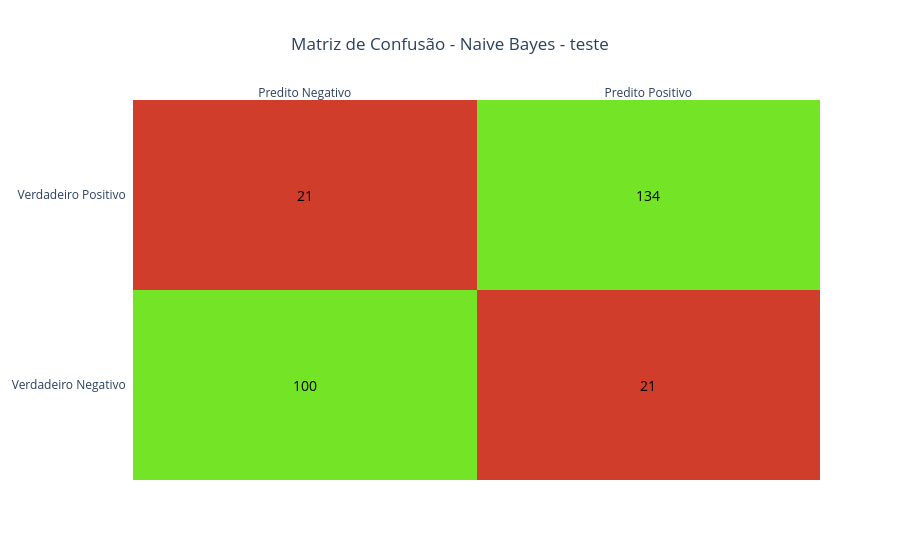

Notebook cell for this chart:
### Code cell
z = matriz_confusao_teste_nb

x = ['Predito Negativo', 'Predito Positivo']
y = ['Verdadeiro Negativo', 'Verdadeiro Positivo']

z_mask = [[1 if i == j else 0 for j in range(z.shape[1])] for i in range(z.shape[0])]
# Use the actual confusion numbers as annotation text
annot = z.astype(str).tolist()
# Colors: errors -> red, correct -> green
colorscale = [[0, "#d03d2a"], [1, "#73e526"]]

fig = ff.create_annotated_heatmap(
   z=z_mask,
   annotation_text=annot,
   
   x=x,
   y=y,
   colorscale=colorscale,
   showscale=False
)
# Make annotation text white for readability on colored cells
for a in fig.layout.annotations:
   a.font = dict(color='black', size=14)

fig.update_layout(title='Matriz de Confusão - Naive Bayes - teste', title_x=0.5 )


fig.show()

### Figure 1 — Plotly figure (JSON) as saved in the notebook; plotly's stock layout.template omitted (floating-point values rounded to 4 significant figures)
{"data": [{"colorscale": [[0, "#d03d2a"], [1, "#73e526"]], "reversescale": false, "showscale": false, "type": "heatmap", "x": ["Predito Negativo", "Predito Positivo"], "y": ["Verdadeiro Negativo", "Verdadeiro Positivo"], "z": [[1, 0], [0, 1]]}], "layout": {"annotations": [{"font": {"color": "black", "size": 14}, "showarrow": false, "text": "100", "x": "Predito Negativo", "xref": "x", "y": "Verdadeiro Negativo", "yref": "y"}, {"font": {"color": "black", "size": 14}, "showarrow": false, "text": "21", "x": "Predito Positivo", "xref": "x", "y": "Verdadeiro Negativo", "yref": "y"}, {"font": {"color": "black", "size": 14}, "showarrow": false, "text": "21", "x": "Predito Negativo", "xref": "x", "y": "Verdadeiro Positivo", "yref": "y"}, {"font": {"color": "black", "size": 14}, "showarrow": false, "text": "134", "x": "Predito Positivo", "xref": "x", "y": "Verdadeiro Positivo", "yref": "y"}], "title": {"text": "Matriz de Confusão - Naive Bayes - teste", "x": 0.5}, "xaxis": {"dtick": 1, "gridcolor": "rgb(0, 0, 0)", "side": "top", "ticks": ""}, "yaxis": {"dtick": 1, "ticks": "", "ticksuffix": "  "}}}
